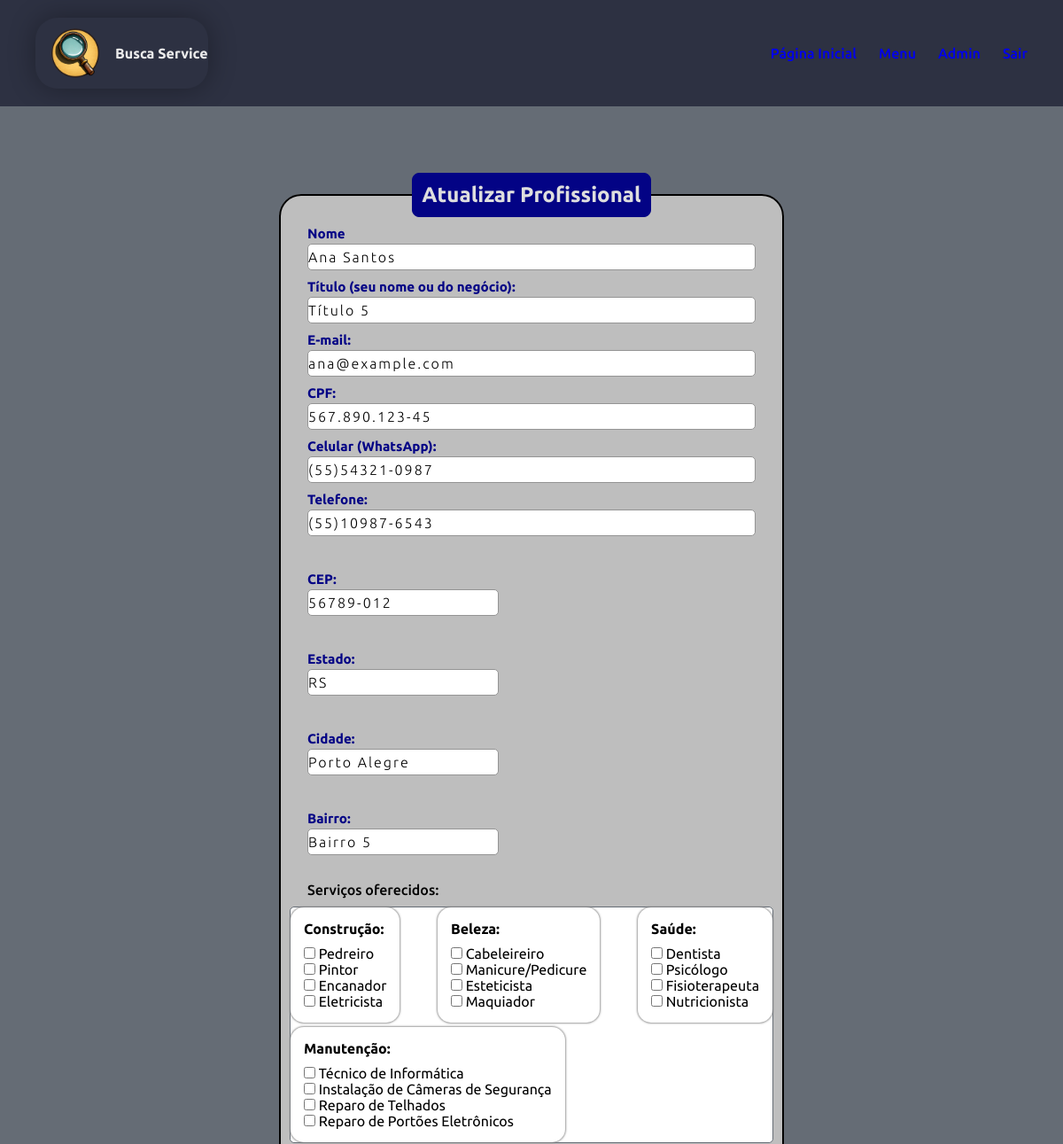
The app's page /app/views/usuario_admin_updprocopy.php?idpro=5 (signed in, upper part), older data.
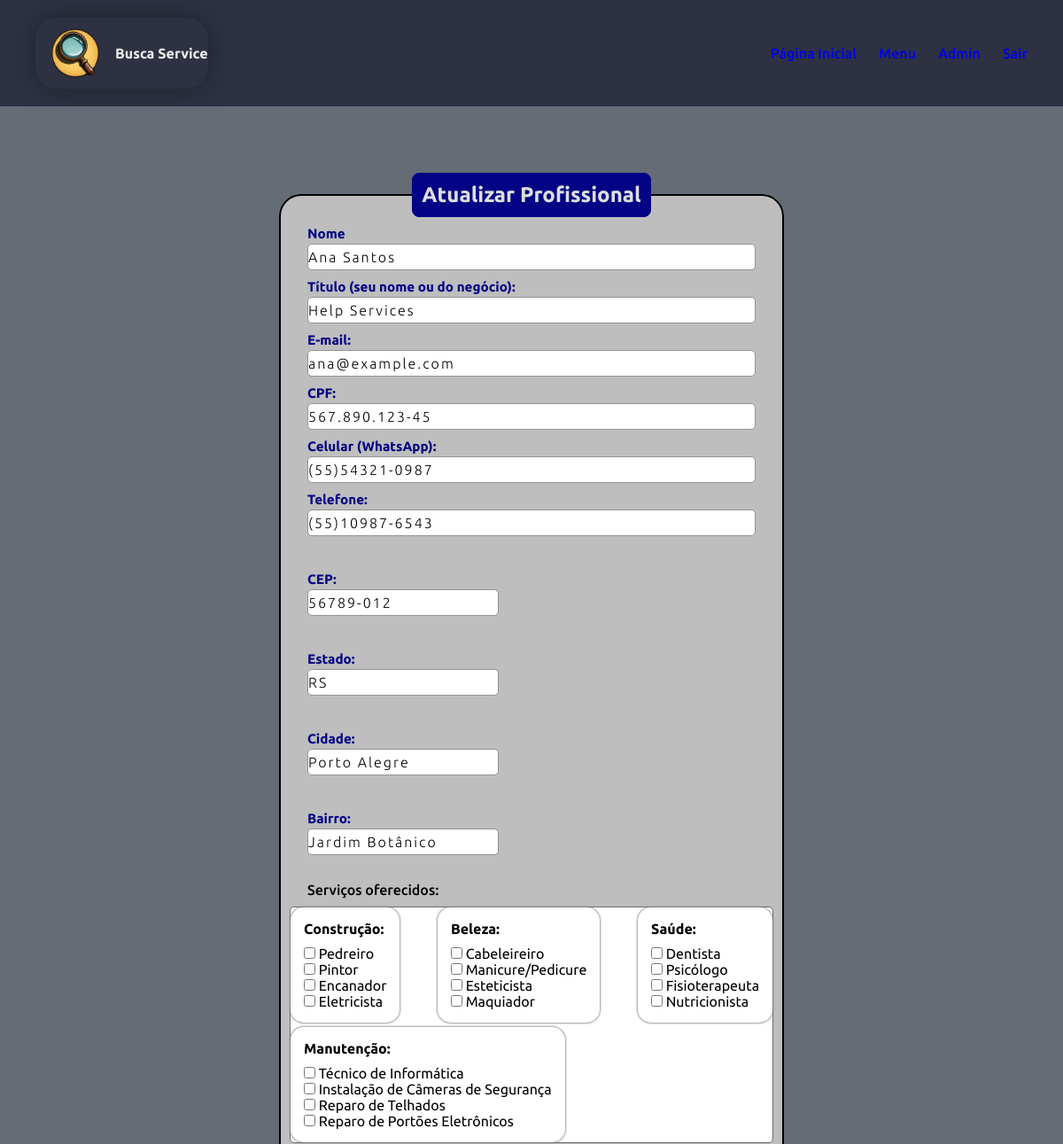
The same page, newer data.
### tables this page shows
CREATE TABLE IF NOT EXISTS profissional(
  idpro INT(11) NOT NULL AUTO_INCREMENT,
  nome VARCHAR(45) NOT NULL,
  email VARCHAR(255) NOT NULL,
  senha VARCHAR(60) NOT NULL,
  cpf VARCHAR(14) NOT NULL,
  telefone VARCHAR(18) NOT NULL,
  telefone2 VARCHAR(18) NULL DEFAULT NULL,
  cep VARCHAR(9) NOT NULL,
  estado VARCHAR(45) NOT NULL,
  cidade VARCHAR(45) NOT NULL,
  bairro VARCHAR(45) NOT NULL,
  titulo VARCHAR(100) NOT NULL,
  descricaonegocio TEXT NOT NULL,
  fotoprin BLOB NOT NULL,
  fotosec BLOB NULL DEFAULT NULL,
  fotosec2 BLOB NULL DEFAULT NULL,
  perfil VARCHAR(3) NOT NULL DEFAULT 'PRO' COMMENT 'ADM=Administrador\\nPRO=Profissional\\nCLI=Cliente',
  status TINYINT(1) NOT NULL DEFAULT 1 COMMENT '\"0\" = Inativo / \"1\" = Ativo',
  dataregpro DATETIME NOT NULL DEFAULT CURRENT_TIMESTAMP(),
  PRIMARY KEY (idpro)
  );

### app/views/usuario_admin_updprocopy.php (the view, shortened to what the changed rows need)
<?php
require_once 'layouts/site/header.php';
$idpro = isset($_GET['idpro']) ? $_GET['idpro'] : 0;
$dbh = Conexao::getInstance();
$query = "SELECT * FROM `busca_service`.`profissional` WHERE idpro=:idpro LIMIT 1";
$stmt = $dbh->prepare($query);
$stmt->bindParam(':idpro', $idpro);
$stmt->execute();
$row = $stmt->fetch(PDO::FETCH_ASSOC);
?>
<body>
    <?php require_once 'layouts/admin/menu.php'; ?>
    <main class="bg_form">
        <div class="main_opc">
            <section>
                <form action="" method="post" class="box">
                    <fieldset>
                        <div class="dadosPessoais">
                            <div class="inputBox">
                                <input type="text" name="nome" id="nome" class="inputUser" required autofocus value="<?= isset($row) ? $row['nome'] : '' ?>">
                                <label for="nome" class="labelInput">Nome</label>
                            </div>
                            <div class="inputBox">
                                <input type="text" name="titulo" id="titulo" class="inputUser" required autofocus value="<?= isset($row) ? $row['titulo'] : '' ?>">
                                <label for="titulo" class="labelInput">Título (seu nome ou do negócio):</label>
                            </div>
                            <div class="inputBox">
                                <input type="email" name="email" id="email" class="inputUser" autofocus value="<?= isset($row) ? $row['email'] : '' ?>">
                                <label for="email" class="labelInput <?= isset($row) && !empty($row['email']) ? 'active' : '' ?>">E-mail:</label>
                            </div>
                            <div class="inputBox">
                                <input type="text" name="cpf" id="cpf" class="inputUser" readonly autofocus value="<?= isset($row) ? $row['cpf'] : '' ?>">
                                <label for="cpf" class="labelInput <?= isset($row) && !empty($row['cpf']) ? 'active' : '' ?>">CPF:</label>
                            </div>
                            <div class="inputBox">
                                <input type="tel" name="telefone" id="telefone-whatsapp" class="inputUser" minlength="14" maxlength="14" required autofocus value="<?= isset($row) ? $row['telefone'] : '' ?>">
                                <label for="telefone-whatsapp" class="labelInput">Celular (WhatsApp):</label>
                            </div>
                            <div class="inputBox">
                                <input type="tel" name="telefone2" id="telefone-geral" class="inputUser" minlength="14" maxlength="14" required autofocus value="<?= isset($row) ? $row['telefone2'] : '' ?>">
                                <label for="telefone-geral" class="labelInput">Telefone:</label>
                            </div>
                        </div>
                        <div class="endereco">
                            <div class="inputBox">
                                <input type="text" id="cep" name="cep" class="inputUser" maxlength="8" minlength="8" autofocus value="<?= isset($row) ? $row['cep'] : '' ?>">
                                <label for="cep" class="labelInput">CEP:</label><br>
                            </div>
                            <div class="inputBox">
                                <input type="text" name="estado" id="estado" class="inputUser" autofocus value="<?= isset($row) ? $row['estado'] : '' ?>">
                                <label for="uf" class="labelInput">Estado:</label>
                            </div>
                            <div class="inputBox">
                                <input type="text" name="cidade" id="cidade" class="inputUser" autofocus value="<?= isset($row) ? $row['cidade'] : '' ?>">
                                <label for="cidade" class="labelInput">Cidade:</label>
                            </div>
                            <div class="inputBox">
                                <input type="text" name="bairro" id="bairro" class="inputUser" autofocus value="<?= isset($row) ? $row['bairro'] : '' ?>">
                                <label for="bairro" class="labelInput">Bairro:</label>
                            </div>
                        </div>
                        <br>
                        <br><br>
                    </fieldset>
                </form>
            </section>
        </div>
    </main>
</body>
</html>

Row changes from the older to the newer data that the page shows:
changed profissional "Ana Santos": titulo "Título 5" → "Help Services"; bairro "Bairro 5" → "Jardim Botânico"
